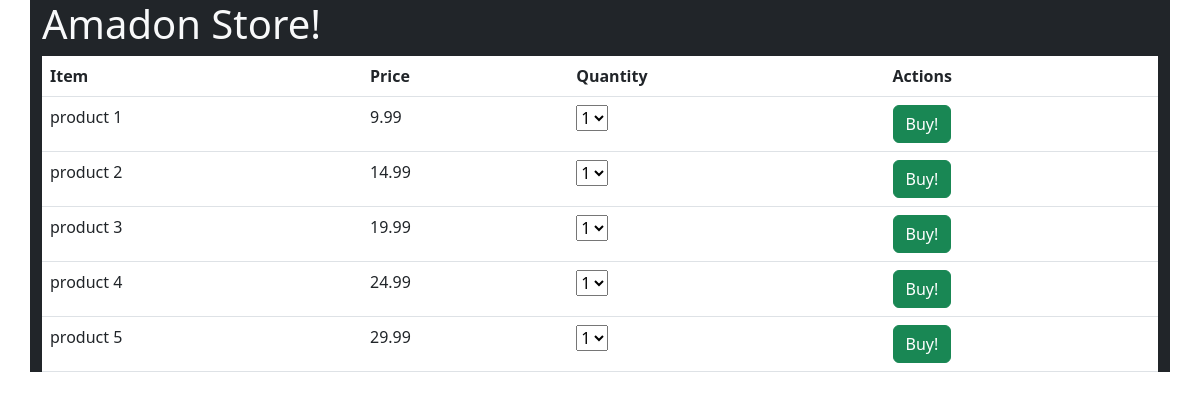
The page / on the database its author committed.
### store/models.py (models this page shows)
class Product(models.Model):
    description = models.CharField(max_length=45)
    price = models.DecimalField(decimal_places=2, max_digits=5)
    created_at = models.DateTimeField(auto_now_add=True)
    updated_at = models.DateTimeField(auto_now=True)

### store/views.py (the view)
# urls.py: path('', views.index),
def index(request):
    context = {
        "all_products": Product.objects.all()
    }
    return render(request, "store/index.html", context)

### store/templates/store/index.html (shortened to what this page needs)
<!DOCTYPE html>
<html lang="en">
<head>
    <link href="https://cdn.jsdelivr.net/npm/bootstrap@5.3.0-alpha3/dist/css/bootstrap.min.css" rel="stylesheet"
>
</head>
<body>
    <div class="container bg-dark">
        <h1 class="h1 text-light">Amadon Store!</h1>
    <table class="table text-light">
        <thead>
            <tr class="text-warning">
                <th>Item</th>
                <th>Price</th>
                <th>Quantity</th>
                <th>Actions</th>
            </tr>
        </thead>
        <tbody>
            {% for product in all_products %}
            <tr>
                <form action="/paycheck" method="post">
                    <td>{{product.description}}</td>
                    <td><input type="hidden" name="price" value="{{product.id}}">{{product.price}}</td>
                    <td><select name="quantity">
                        <option value="1">1</option>
                    </select></td>
                    <td><input type="submit" value="Buy!" class="btn btn-success"></td>
                </form>
            </tr>
            {% endfor %}
        </tbody>
    </table>
    </div>
</body>
</html>

### rows shown on the page
Product: description "product 1", price "9.99"
Product: description "product 2", price "14.99"
Product: description "product 3", price "19.99"
Product: description "product 4", price "24.99"
Product: description "product 5", price "29.99"
